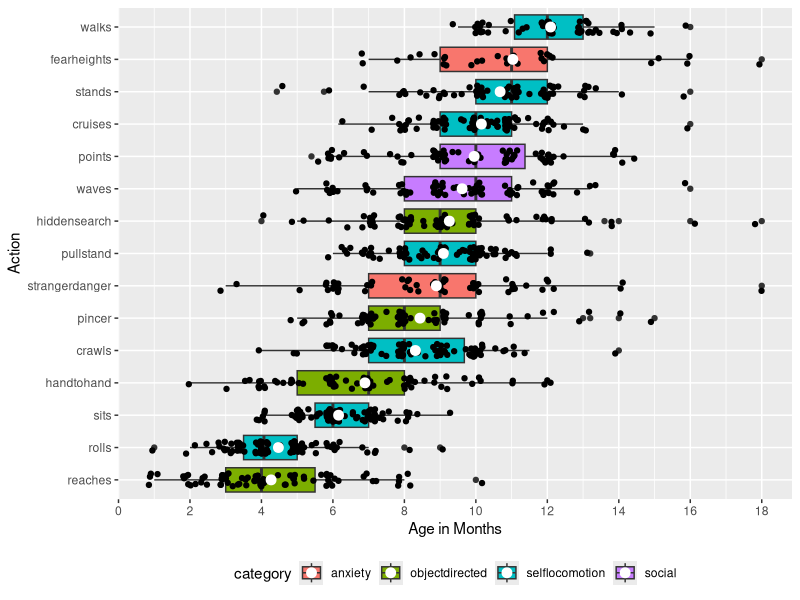
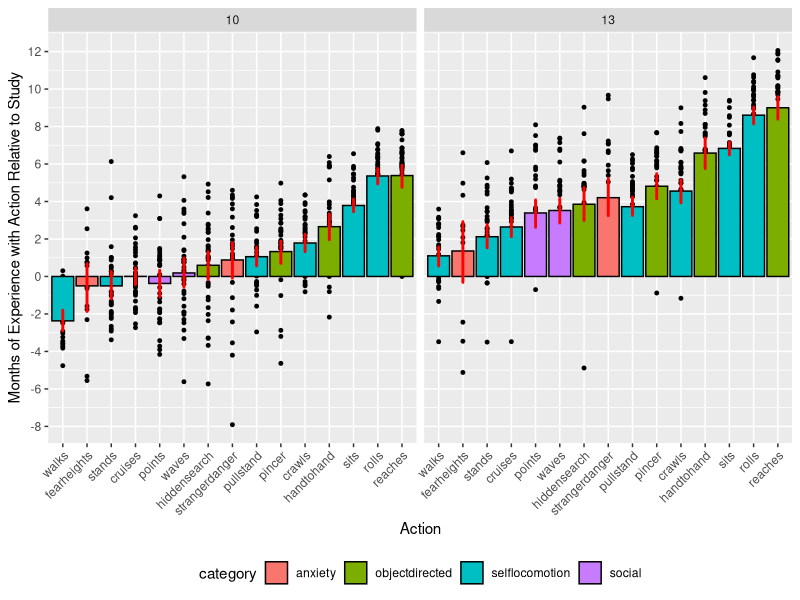

Generate these figures, in order, with R: (Note: this script raises an error after producing the figures.)
## ---- chunk 1
knitr::opts_chunk$set(comment = "##")
options(scipen = 0, digits = 3)

## load required packages
ipak <- function (pkg) {
  new.pkg <- pkg[!(pkg %in% installed.packages()[, "Package"])]
  if (length(new.pkg)) 
    install.packages(new.pkg, dependencies = TRUE)
  sapply(pkg, require, character.only = TRUE)
}


packages <- c("tidyverse", "lme4", "lmerTest", "stringr", "cowplot", "effects", "PropCIs", "mice")

ipak(packages)

## ---- chunk 2

setwd("~/Documents/HarvardLDS/Studies/RISK/github/analyses")

original <- read.csv("motordata_combined.csv")

str(original)

action_ages_full <- original %>% 
  select(-ends_with("y.n")) %>% 
  gather(action,age, reaches:walks) %>%
  mutate(age = as.numeric(as.character(age))) %>%
  spread(action,age) %>%
  select(X, crawls:waves) 

action_ages <- as.data.frame(action_ages_full) %>%
  rename(subj = X) %>%
  as.data.frame()

# categories of behaviors
objectdirected <- c("reaches", "handtohand", "pincer", "hiddensearch")
selflocomotion <- c("rolls", "sits", "crawls", "pullstand", "stands", "cruises",  "walks")
anxiety <- c("strangerdanger", "fearheights")
social <- c("waves", "points")


data <- original %>% select(-ends_with("y.n")) %>% 
  # mutate(diff = avg.higher - avg.lower) %>%
  gather(action,age, reaches:walks) %>%
  mutate(age = as.numeric(as.character(age))) %>%
  spread(action,age) %>%
  select(X, experiment.x, agem, age.at.survey, prop.lower, prop.higher, avg.lower, avg.higher, crawls:waves) %>%
  mutate(X = as.factor(X)) %>%
  rename(subj=X, age.at.study=agem) %>%
  mutate(exp = as.factor(case_when(experiment.x == "MR13" | experiment.x=="MR10" ~ "MR",
                         experiment.x == "RISK10" | experiment.x=="RISK13" ~ "RISK"))) %>%
  mutate(agegroup = as.factor(case_when(age.at.study<12 ~ "10", age.at.study>12 ~ "13")))%>%
  mutate(looking.to.unexp = case_when (exp == "MR" ~ prop.higher,
                                       exp == "RISK" ~ prop.lower)) %>%
  mutate(LTdiff = case_when(exp == "MR" ~ avg.higher-avg.lower,
                            exp == "RISK" ~ avg.lower-avg.higher)) %>%
  gather(action,age,crawls:waves) %>%
  mutate(category = as.factor(case_when(action %in% objectdirected ~ "objectdirected",
                              action %in% selflocomotion ~ "selflocomotion",
                              action %in% anxiety ~ "anxiety",
                              action %in% social ~ "social"))) %>%
  mutate(monthsPerformed = age.at.study-age)


data.yn <- original %>% select(X, experiment.x, ends_with("y.n")) %>%
  gather(action, yesno, reaches_y.n:walks_y.n) %>%
  mutate(yesno = tolower(yesno)) %>%
  mutate(action = str_remove(action, "_y.n")) %>%
  mutate(X = as.factor(X)) %>%
  rename(subj=X) 

full_data <- full_join(data.yn, data) %>%
    mutate(yesnoAtStudy = case_when(age.at.survey-age.at.study<.25 & yesno=="yes" ~ 1,
                                    age.at.survey-age.at.study<.25 & yesno=="no" ~ 0,
                                    age > age.at.study ~ 0,
                                    age <= age.at.study ~ 1))

## ---- chunk 3

no_data <- full_data %>% filter(is.na(yesnoAtStudy) & is.na(age)) %>%
  group_by(subj) %>% summarize(n=n()) %>% 
  filter(n==15) %>%
  select(subj)
## ---- chunk 4
`%notin%` <- function(x,y) !(x %in% y)

# full_data_filtered <- full_data %>%
#   filter(subj %notin% no_data$subj) 
# 
# data.wide.imputed <- mice(data.wide,m=1,maxit=1,meth='mean',seed=50)
# 
# complete(data.wide.imputed)

# write.csv(complete(data.wide.imputed), file = "motordata_imputed.csv")

data.wide.imputed <- read.csv("motordata_imputed.csv")

## ---- chunk 5

full_data_imputed <- read.csv("motordata_imputed.csv")

data_imputed_long <- full_data_imputed %>%
  # mutate(diff = avg.higher - avg.lower) %>%
  gather(action,age, reaches:walks) %>%
  mutate(age = as.numeric(as.character(age))) %>%
  mutate(exp = as.factor(case_when(experiment.x == "MR13" | experiment.x=="MR10" ~ "MR",
                         experiment.x == "RISK10" | experiment.x=="RISK13" ~ "RISK"))) %>%
  mutate(agegroup = as.factor(case_when(age.at.study<12 ~ "10", age.at.study>12 ~ "13")))%>%
  mutate(looking.to.unexp = case_when (exp == "MR" ~ prop.higher,
                                       exp == "RISK" ~ prop.lower)) %>%
  mutate(LTdiff = case_when(exp == "MR" ~ avg.higher-avg.lower,
                            exp == "RISK" ~ avg.lower-avg.higher)) %>%
  gather(action,age,crawls:waves) %>%
  mutate(category = as.factor(case_when(action %in% objectdirected ~ "objectdirected",
                              action %in% selflocomotion ~ "selflocomotion",
                              action %in% anxiety ~ "anxiety",
                              action %in% social ~ "social"))) %>%
  mutate(monthsPerformed = age.at.study-age)

data_imputed_long$subj <- as.factor(data_imputed_long$subj)

combined_data_imputed <- full_join(data.yn, data_imputed_long) %>%
    mutate(yesnoAtStudy = case_when(age.at.survey-age.at.study<.25 & yesno=="yes" ~ 1,
                                    age.at.survey-age.at.study<.25 & yesno=="no" ~ 0,
                                    age > age.at.study ~ 0,
                                    age <= age.at.study ~ 1))
## ---- chunk 6
# age in months of all actions, grouped by category
full_data$action <- as.factor(full_data$action)
ggplot(data = full_data %>% na.omit(), aes(x=reorder(action,age), y=age, fill=category)) +
  geom_boxplot()+
  geom_jitter(width=.2, height=0.2)+
  stat_summary(fun.y=mean, geom="point", colour="white", size=3)+
  scale_y_continuous(breaks=seq(0,20,2))+
  coord_flip() +
  # theme_bw(20) +
  xlab("Action")+
  ylab("Age in Months")+
  theme(legend.position="bottom")

## ---- chunk 7
data %>%
  na.omit() %>%
  ggplot(aes(reorder(action,monthsPerformed),monthsPerformed, fill=category)) +
  # ggplot(aes(agegroup,monthsPerformed, fill=category)) +
  geom_jitter(width=0, height=0.1, size=1)+
  stat_summary(fun.y="mean", geom="bar", colour="black")+
  stat_summary(fun.data=mean_cl_boot, geom="errorbar", colour="red", width=0.1, size=1)+
  # coord_flip()+
  scale_y_continuous(breaks=seq(-12,12,2))+
  xlab("Action")+
  ylab("Months of Experience with Action Relative to Study")+
  facet_wrap(~agegroup)+
  # facet_wrap(~action)+
  theme(legend.position="bottom", axis.text.x = element_text(angle = 45, hjust = 1))
## ---- chunk 8
prop_data <- full_data %>%
  na.omit() %>%
  group_by(category,action, agegroup,yesnoAtStudy) %>%
  summarise(n = n()) %>%
  mutate(freq = n / sum(n)) %>%
  mutate(total = sum(n)) %>%
  as.data.frame()
  
for (i in 1:nrow(prop_data)){
  prop_data$lower[i] <- exactci(prop_data$n[i], prop_data$total[i], conf.level=0.95)$conf.int[1]
  prop_data$upper[i] <- exactci(prop_data$n[i], prop_data$total[i], conf.level=0.95)$conf.int[2]
}

prop_data %>%
  filter(yesnoAtStudy==1)
## ---- chunk 9
prop_data %>%
  filter(yesnoAtStudy==1) %>%
  # ggplot(aes(reorder(action,freq),freq, fill=category)) +
  ggplot(aes(agegroup,freq, fill=category)) +
  geom_bar(stat="identity", colour="black")+
  geom_errorbar(aes(ymin=lower, ymax=upper), width=0.1, size=1)+
  xlab("Age Group")+
  ylab("Proportion of Infants Who Perform Action")+
  # facet_wrap(~agegroup)+
  facet_wrap(~action)+
  theme(legend.position="bottom", axis.text.x=element_text(angle=45,hjust=1))
## ---- chunk 10
prop_data %>%
  filter(yesnoAtStudy==1) %>%
  ggplot(aes(reorder(action,freq),freq, fill=category)) +
  # ggplot(aes(agegroup,freq, fill=category)) +
  geom_bar(stat="identity", colour="black")+
  geom_errorbar(aes(ymin=lower, ymax=upper), width=0.1, size=1)+
  xlab("Action")+
  ylab("Proportion of Infants Who Perform Action")+
  facet_wrap(~agegroup)+
  # facet_wrap(~action)+
  theme(legend.position="bottom", axis.text.x=element_text(angle=45,hjust=1))
## ---- chunk 11

full_data %>% 
  na.omit() %>%
ggplot(aes(reorder(as.factor(yesnoAtStudy),looking.to.unexp),looking.to.unexp, fill=category))+
  geom_boxplot()+
  geom_jitter(width=.1, height=0.2)+
  stat_summary(fun.y=mean, geom="point", colour="red", size=3)+
  stat_summary(fun.data="mean_cl_boot", geom="errorbar", colour="red", width=0.1, size=1)+
  facet_wrap(~action,nrow=2)+
  geom_hline(yintercept = .50) + 
  scale_y_continuous(breaks=seq(0,1,.1))+
  xlab("Infant Performs Action at Time of Study")+
  ylab("Proportion LT to Unexpected")+
  theme(legend.position="bottom")
## ---- chunk 12
full_data %>% 
  na.omit() %>%
  ggplot(aes(monthsPerformed, looking.to.unexp, colour=category))+
  geom_hline(yintercept = .50) + 
  geom_point(alpha=0.2)+
  geom_smooth(method="lm")+
  facet_wrap(~action)
## ---- chunk 13
# set contrasts for analysis - compare effects against the grand mean
op <- options(contrasts = c("contr.sum", "contr.poly"))

LT_data_yesno <- full_data %>% 
  select(subj, agegroup, age.at.study, exp, action, yesnoAtStudy, looking.to.unexp, LTdiff) %>%
  mutate(yesnoAtStudy = as.factor(yesnoAtStudy)) %>%
  spread(action, yesnoAtStudy)

LT_data_yesno_MR <- LT_data_yesno %>% 
  filter(exp == "MR")

LT_data_yesno_RISK <- LT_data_yesno %>% 
  filter(exp == "RISK")

model1 <- lm(looking.to.unexp ~ cruises + points + pullstand + stands + walks + waves + age.at.study, data=LT_data_yesno_MR)
summary(model1)
# plot(allEffects(model))
# 
model2 <- lm(looking.to.unexp ~ cruises + points + pullstand + stands + walks + waves + age.at.study, data=LT_data_yesno_RISK)
summary(model2)
# plot(allEffects(model2))

model3 <- lm(looking.to.unexp ~ crawls + cruises + fearheights + handtohand + hiddensearch + pincer + points + pullstand + stands + strangerdanger + walks +  waves + age.at.study, data=LT_data_yesno)
summary(model3)
plot(allEffects(model3))
## ---- chunk 14
# set contrasts for analysis - compare effects against the grand mean
op <- options(contrasts = c("contr.sum", "contr.poly"))

LT_data_yesno_imp <- full_data_imputed %>% 
  select(subj, agegroup, age.at.study, exp, action, yesnoAtStudy, looking.to.unexp, LTdiff) %>%
  mutate(yesnoAtStudy = as.factor(yesnoAtStudy)) %>%
  spread(action, yesnoAtStudy)

LT_data_yesno_MR_imp <- LT_data_yesno_imp %>% 
  filter(exp == "MR")

LT_data_yesno_RISK_imp <- LT_data_yesno_imp %>% 
  filter(exp == "RISK")

model1.imp <- lm(looking.to.unexp ~ cruises + points + pullstand + stands + walks + waves + age.at.study, data=LT_data_yesno_MR_imp)
summary(model1.imp)
# plot(allEffects(model))
# 
model2.imp <- lm(looking.to.unexp ~ cruises + points + pullstand + stands + walks + waves + age.at.study, data=LT_data_yesno_RISK_imp)
summary(model2.imp)
# plot(allEffects(model2))

model3.imp <- lm(looking.to.unexp ~ crawls + cruises + fearheights + handtohand + hiddensearch + pincer + points + pullstand + stands + strangerdanger + walks +  waves + age.at.study, data=LT_data_yesno_imp)
summary(model3.imp)
plot(allEffects(model3.imp))
## ---- chunk 15
LT_data_months <- full_data %>% 
  select(subj, agegroup, age.at.study, exp, action, monthsPerformed, looking.to.unexp, LTdiff) %>%
  # mutate(yesnoAtStudy = as.factor(yesnoAtStudy)) %>%
  spread(action, monthsPerformed)

LT_data_months_MR <- LT_data_months %>% 
  filter(exp=="MR")

LT_data_months_RISK <- LT_data_months %>% 
  filter(exp=="RISK")

model3 <- lm(looking.to.unexp ~ cruises + points + pullstand + stands + walks + waves, data=LT_data_months_MR)
summary(model3)
# plot(allEffects(model3))
# 
model4 <- lm(looking.to.unexp ~ cruises + points + pullstand + stands + walks + waves, data=LT_data_months_RISK)
summary(model4)
# plot(allEffects(model4))

model5 <- lm(looking.to.unexp ~ crawls + cruises + fearheights + handtohand + hiddensearch + pincer + points + pullstand + stands + strangerdanger + walks + waves + age.at.study, data=LT_data_months, na.action=na.exclude)
summary(model5)
plot(allEffects(model5))

## ---- chunk 16

LT_data_month_imp <- full_data_imputed 
  # select(subj, agegroup, age.at.study, exp, action, monthsPerformed, looking.to.unexp, LTdiff) 
  # mutate(yesnoAtStudy = as.factor(yesnoAtStudy)) %>%
  # spread(action, monthsPerformed)

LT_data_months_MR_imp <- LT_data_month_imp %>% 
  filter(exp=="MR")

LT_data_months_RISK_imp <- LT_data_month_imp %>% 
  filter(exp=="RISK")

model3.imp <- lm(looking.to.unexp ~ cruises + points + pullstand + stands + walks + waves, data=LT_data_months_MR_imp)
summary(model3.imp)
# plot(allEffects(model3))
# 
model4.imp <- lm(looking.to.unexp ~ cruises + points + pullstand + stands + walks + waves, data=LT_data_months_RISK_imp)
summary(model4.imp)
# plot(allEffects(model4))

model5.imp <- lm(looking.to.unexp ~ crawls + cruises + fearheights + handtohand + hiddensearch + pincer + points + pullstand + stands + strangerdanger + walks + waves + age.at.study, data=LT_data_month_imp, na.action=na.exclude)
summary(model5.imp)
plot(allEffects(model5.imp))
